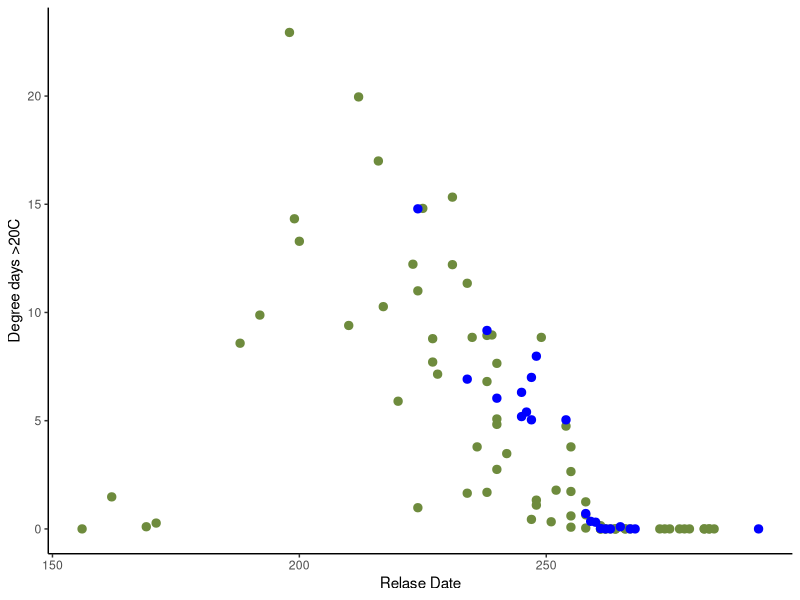

The R source for this figure:
## ---- chunk 1
### Reaches 1-8	= summary data for the full study reach
### SPECIES: SPP 	= species (ASH = steelhead, FA= fall Chinooks salmon, SP = spring Chinook salmon, SU = summer Chinook salmon)
### RELEASE DATE (RD): tagdate	= date fish was tagged
### WATER TEMP ON RD: WQM T on tagdate = Columbia River water temperature on the date fish was tagged
### T mean	= mean fish temperature
### T std	= standard deviation of fish temperature
### T max	= maximum fish temperature
### T min	= minimum fish temperature
## ---- chunk 2
library(tidyverse)
library(ggthemes)
library(dplyr)
## ---- chunk 3
fishData <- read_csv("WA3_Figure_Data.csv")
bySpecies<- fishData %>% 
  group_by(SPP) %>% 
  summarize(DDT20, julian, TotalNumber=n())%>% 
  filter(DDT20>=0)
  View(bySpecies)
  SteelFa<-filter(bySpecies, TotalNumber>199 | TotalNumber<29, julian>151)
  View(SteelFa)
p<-ggplot(data = SteelFa, mapping=aes(x = julian, y= DDT20, color=SPP, na.rm=T))+
  geom_point(size=2.5, show.legend = F)+
  xlab("Relase Date")+
  ylab("Degree days >20C")+ 
  ylim(1,25)+
  scale_y_continuous(breaks=c(0, 5, 10, 15, 20, 25, 30))+
  scale_color_manual(values=c("ASH"="darkolivegreen4", "FA"="blue"))+
  theme(panel.grid.major = element_blank(), panel.grid.minor = element_blank(),
panel.background = element_blank(), axis.line = element_line(colour = "black"))
 p
